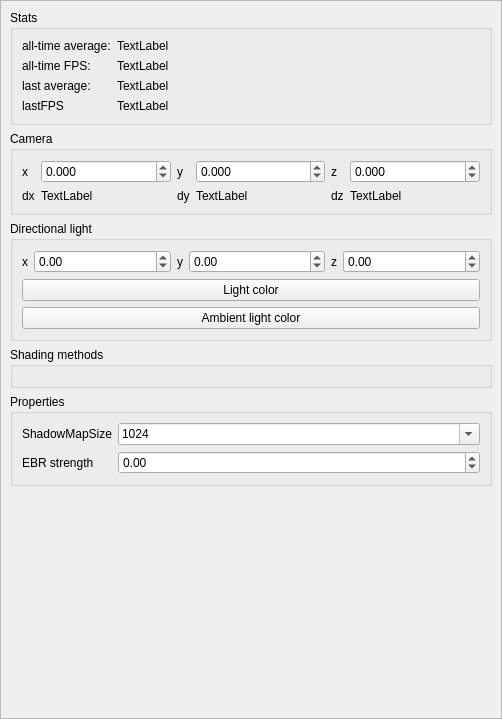
<?xml version="1.0" encoding="UTF-8"?>
<ui version="4.0">
 <class>MainWindow</class>
 <widget class="QMainWindow" name="MainWindow">
  <property name="geometry">
   <rect>
    <x>0</x>
    <y>0</y>
    <width>502</width>
    <height>719</height>
   </rect>
  </property>
  <property name="windowTitle">
   <string>MainWindow</string>
  </property>
  <widget class="QWidget" name="centralwidget">
   <layout class="QGridLayout" name="gridLayout_3">
    <property name="leftMargin">
     <number>0</number>
    </property>
    <property name="topMargin">
     <number>0</number>
    </property>
    <property name="rightMargin">
     <number>0</number>
    </property>
    <property name="bottomMargin">
     <number>0</number>
    </property>
    <property name="spacing">
     <number>0</number>
    </property>
    <item row="0" column="0">
     <widget class="QScrollArea" name="scrollArea">
      <property name="horizontalScrollBarPolicy">
       <enum>Qt::ScrollBarAsNeeded</enum>
      </property>
      <property name="widgetResizable">
       <bool>true</bool>
      </property>
      <property name="alignment">
       <set>Qt::AlignJustify|Qt::AlignVCenter</set>
      </property>
      <widget class="QWidget" name="scrollAreaWidgetContents">
       <property name="geometry">
        <rect>
         <x>0</x>
         <y>0</y>
         <width>502</width>
         <height>719</height>
        </rect>
       </property>
       <layout class="QVBoxLayout" name="verticalLayout_2">
        <item>
         <widget class="QGroupBox" name="groupBox_3">
          <property name="title">
           <string>Stats</string>
          </property>
          <layout class="QFormLayout" name="formLayout_2">
           <item row="0" column="0">
            <widget class="QLabel" name="label_5">
             <property name="text">
              <string>all-time average:</string>
             </property>
            </widget>
           </item>
           <item row="0" column="1">
            <widget class="QLabel" name="totalAvgDuraion">
             <property name="sizePolicy">
              <sizepolicy hsizetype="Expanding" vsizetype="Preferred">
               <horstretch>0</horstretch>
               <verstretch>0</verstretch>
              </sizepolicy>
             </property>
             <property name="text">
              <string>TextLabel</string>
             </property>
            </widget>
           </item>
           <item row="1" column="0">
            <widget class="QLabel" name="label_6">
             <property name="text">
              <string>all-time FPS:</string>
             </property>
            </widget>
           </item>
           <item row="1" column="1">
            <widget class="QLabel" name="totalFPS">
             <property name="sizePolicy">
              <sizepolicy hsizetype="Expanding" vsizetype="Preferred">
               <horstretch>0</horstretch>
               <verstretch>0</verstretch>
              </sizepolicy>
             </property>
             <property name="text">
              <string>TextLabel</string>
             </property>
            </widget>
           </item>
           <item row="2" column="0">
            <widget class="QLabel" name="label_7">
             <property name="text">
              <string>last average:</string>
             </property>
            </widget>
           </item>
           <item row="2" column="1">
            <widget class="QLabel" name="currentAvgDuration">
             <property name="sizePolicy">
              <sizepolicy hsizetype="Expanding" vsizetype="Preferred">
               <horstretch>0</horstretch>
               <verstretch>0</verstretch>
              </sizepolicy>
             </property>
             <property name="text">
              <string>TextLabel</string>
             </property>
            </widget>
           </item>
           <item row="3" column="0">
            <widget class="QLabel" name="label_8">
             <property name="text">
              <string>lastFPS</string>
             </property>
            </widget>
           </item>
           <item row="3" column="1">
            <widget class="QLabel" name="currentFPS">
             <property name="sizePolicy">
              <sizepolicy hsizetype="Expanding" vsizetype="Preferred">
               <horstretch>0</horstretch>
               <verstretch>0</verstretch>
              </sizepolicy>
             </property>
             <property name="text">
              <string>TextLabel</string>
             </property>
            </widget>
           </item>
          </layout>
         </widget>
        </item>
        <item>
         <widget class="QGroupBox" name="groupBox_2">
          <property name="title">
           <string>Camera</string>
          </property>
          <layout class="QGridLayout" name="gridLayout_2">
           <item row="0" column="1">
            <widget class="QDoubleSpinBox" name="camera_x">
             <property name="sizePolicy">
              <sizepolicy hsizetype="Expanding" vsizetype="Fixed">
               <horstretch>0</horstretch>
               <verstretch>0</verstretch>
              </sizepolicy>
             </property>
             <property name="decimals">
              <number>3</number>
             </property>
             <property name="minimum">
              <double>-100000.000000000000000</double>
             </property>
             <property name="maximum">
              <double>100000.000000000000000</double>
             </property>
             <property name="singleStep">
              <double>0.025000000000000</double>
             </property>
            </widget>
           </item>
           <item row="0" column="0">
            <widget class="QLabel" name="label_4">
             <property name="text">
              <string>x</string>
             </property>
            </widget>
           </item>
           <item row="0" column="3">
            <widget class="QDoubleSpinBox" name="camera_y">
             <property name="sizePolicy">
              <sizepolicy hsizetype="Expanding" vsizetype="Fixed">
               <horstretch>0</horstretch>
               <verstretch>0</verstretch>
              </sizepolicy>
             </property>
             <property name="decimals">
              <number>3</number>
             </property>
             <property name="minimum">
              <double>-100000.000000000000000</double>
             </property>
             <property name="maximum">
              <double>100000.000000000000000</double>
             </property>
             <property name="singleStep">
              <double>0.025000000000000</double>
             </property>
            </widget>
           </item>
           <item row="0" column="4">
            <widget class="QLabel" name="label_10">
             <property name="text">
              <string>z</string>
             </property>
            </widget>
           </item>
           <item row="0" column="2">
            <widget class="QLabel" name="label_9">
             <property name="text">
              <string>y</string>
             </property>
            </widget>
           </item>
           <item row="0" column="5">
            <widget class="QDoubleSpinBox" name="camera_z">
             <property name="sizePolicy">
              <sizepolicy hsizetype="Expanding" vsizetype="Fixed">
               <horstretch>0</horstretch>
               <verstretch>0</verstretch>
              </sizepolicy>
             </property>
             <property name="decimals">
              <number>3</number>
             </property>
             <property name="minimum">
              <double>-100000.000000000000000</double>
             </property>
             <property name="maximum">
              <double>100000.000000000000000</double>
             </property>
             <property name="singleStep">
              <double>0.025000000000000</double>
             </property>
            </widget>
           </item>
           <item row="1" column="0">
            <widget class="QLabel" name="label_11">
             <property name="text">
              <string>dx</string>
             </property>
            </widget>
           </item>
           <item row="1" column="2">
            <widget class="QLabel" name="label_12">
             <property name="text">
              <string>dy</string>
             </property>
            </widget>
           </item>
           <item row="1" column="4">
            <widget class="QLabel" name="label_13">
             <property name="text">
              <string>dz</string>
             </property>
            </widget>
           </item>
           <item row="1" column="1">
            <widget class="QLabel" name="camera_dir_x">
             <property name="text">
              <string>TextLabel</string>
             </property>
            </widget>
           </item>
           <item row="1" column="3">
            <widget class="QLabel" name="camera_dir_y">
             <property name="text">
              <string>TextLabel</string>
             </property>
            </widget>
           </item>
           <item row="1" column="5">
            <widget class="QLabel" name="camera_dir_z">
             <property name="text">
              <string>TextLabel</string>
             </property>
            </widget>
           </item>
          </layout>
         </widget>
        </item>
        <item>
         <widget class="QGroupBox" name="groupBox">
          <property name="title">
           <string>Directional light</string>
          </property>
          <layout class="QGridLayout" name="gridLayout">
           <item row="0" column="5">
            <widget class="QDoubleSpinBox" name="light_dir_z">
             <property name="sizePolicy">
              <sizepolicy hsizetype="Expanding" vsizetype="Fixed">
               <horstretch>0</horstretch>
               <verstretch>0</verstretch>
              </sizepolicy>
             </property>
             <property name="minimum">
              <double>-1.000000000000000</double>
             </property>
             <property name="maximum">
              <double>1.000000000000000</double>
             </property>
             <property name="singleStep">
              <double>0.025000000000000</double>
             </property>
            </widget>
           </item>
           <item row="0" column="1">
            <widget class="QDoubleSpinBox" name="light_dir_x">
             <property name="sizePolicy">
              <sizepolicy hsizetype="Expanding" vsizetype="Fixed">
               <horstretch>0</horstretch>
               <verstretch>0</verstretch>
              </sizepolicy>
             </property>
             <property name="minimum">
              <double>-1.000000000000000</double>
             </property>
             <property name="maximum">
              <double>1.000000000000000</double>
             </property>
             <property name="singleStep">
              <double>0.025000000000000</double>
             </property>
            </widget>
           </item>
           <item row="1" column="0" colspan="6">
            <widget class="QPushButton" name="light_color">
             <property name="text">
              <string>Light color</string>
             </property>
            </widget>
           </item>
           <item row="0" column="0">
            <widget class="QLabel" name="label">
             <property name="text">
              <string>x</string>
             </property>
            </widget>
           </item>
           <item row="0" column="3">
            <widget class="QDoubleSpinBox" name="light_dir_y">
             <property name="sizePolicy">
              <sizepolicy hsizetype="Expanding" vsizetype="Fixed">
               <horstretch>0</horstretch>
               <verstretch>0</verstretch>
              </sizepolicy>
             </property>
             <property name="minimum">
              <double>-1.000000000000000</double>
             </property>
             <property name="maximum">
              <double>1.000000000000000</double>
             </property>
             <property name="singleStep">
              <double>0.025000000000000</double>
             </property>
            </widget>
           </item>
           <item row="0" column="4">
            <widget class="QLabel" name="label_3">
             <property name="text">
              <string>z</string>
             </property>
            </widget>
           </item>
           <item row="0" column="2">
            <widget class="QLabel" name="label_2">
             <property name="text">
              <string>y</string>
             </property>
            </widget>
           </item>
           <item row="2" column="0" colspan="6">
            <widget class="QPushButton" name="ambient_color">
             <property name="text">
              <string>Ambient light color</string>
             </property>
            </widget>
           </item>
          </layout>
         </widget>
        </item>
        <item>
         <widget class="QGroupBox" name="shading_methods_group">
          <property name="title">
           <string>Shading methods</string>
          </property>
          <layout class="QFormLayout" name="shading_methods_layout"/>
         </widget>
        </item>
        <item>
         <widget class="QGroupBox" name="groupBox_4">
          <property name="title">
           <string>Properties</string>
          </property>
          <layout class="QFormLayout" name="formLayout">
           <item row="0" column="0">
            <widget class="QLabel" name="label_14">
             <property name="text">
              <string>ShadowMapSize</string>
             </property>
            </widget>
           </item>
           <item row="0" column="1">
            <widget class="QComboBox" name="shadowMapSize">
             <property name="editable">
              <bool>true</bool>
             </property>
             <property name="currentIndex">
              <number>2</number>
             </property>
             <item>
              <property name="text">
               <string>256</string>
              </property>
             </item>
             <item>
              <property name="text">
               <string>512</string>
              </property>
             </item>
             <item>
              <property name="text">
               <string>1024</string>
              </property>
             </item>
             <item>
              <property name="text">
               <string>2048</string>
              </property>
             </item>
             <item>
              <property name="text">
               <string>4096</string>
              </property>
             </item>
             <item>
              <property name="text">
               <string>8192</string>
              </property>
             </item>
            </widget>
           </item>
           <item row="1" column="0">
            <widget class="QLabel" name="label_15">
             <property name="text">
              <string>EBR strength</string>
             </property>
            </widget>
           </item>
           <item row="1" column="1">
            <widget class="QDoubleSpinBox" name="ebrStrength">
             <property name="minimum">
              <double>-100.000000000000000</double>
             </property>
             <property name="maximum">
              <double>100.000000000000000</double>
             </property>
             <property name="singleStep">
              <double>0.050000000000000</double>
             </property>
            </widget>
           </item>
          </layout>
         </widget>
        </item>
        <item>
         <spacer name="verticalSpacer">
          <property name="orientation">
           <enum>Qt::Vertical</enum>
          </property>
          <property name="sizeHint" stdset="0">
           <size>
            <width>20</width>
            <height>170</height>
           </size>
          </property>
         </spacer>
        </item>
       </layout>
      </widget>
     </widget>
    </item>
   </layout>
  </widget>
 </widget>
 <resources/>
 <connections/>
</ui>
